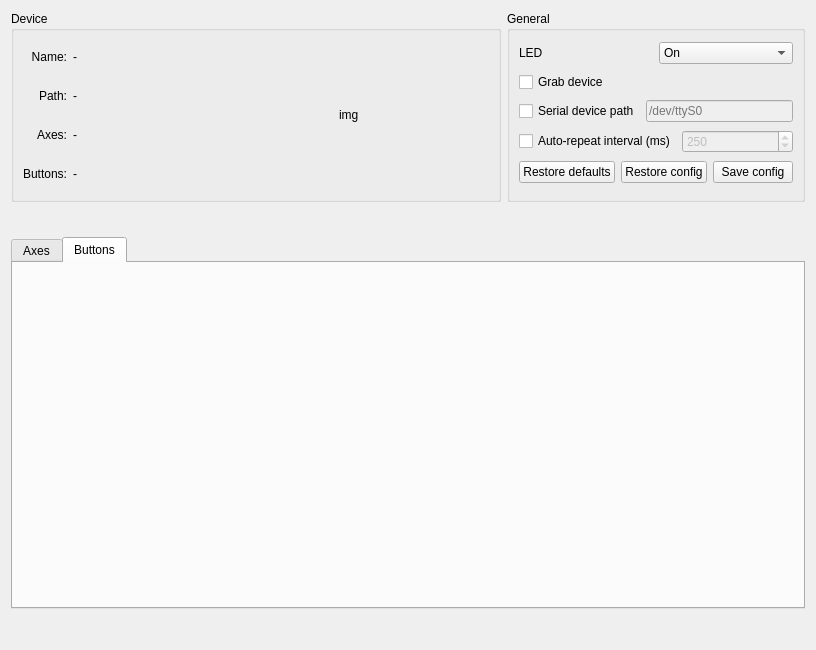
<?xml version="1.0" encoding="UTF-8"?>
<ui version="4.0">
 <class>win_main</class>
 <widget class="QWidget" name="win_main">
  <property name="geometry">
   <rect>
    <x>0</x>
    <y>0</y>
    <width>816</width>
    <height>650</height>
   </rect>
  </property>
  <property name="windowTitle">
   <string>Spacenav configuration</string>
  </property>
  <layout class="QVBoxLayout" name="verticalLayout_3">
   <item>
    <layout class="QHBoxLayout" name="horizontalLayout_6">
     <item>
      <widget class="QGroupBox" name="groupBox">
       <property name="sizePolicy">
        <sizepolicy hsizetype="Expanding" vsizetype="Preferred">
         <horstretch>0</horstretch>
         <verstretch>0</verstretch>
        </sizepolicy>
       </property>
       <property name="title">
        <string>Device</string>
       </property>
       <layout class="QHBoxLayout" name="horizontalLayout">
        <item>
         <layout class="QGridLayout" name="gridLayout">
          <item row="0" column="0">
           <widget class="QLabel" name="label">
            <property name="text">
             <string>Name:</string>
            </property>
            <property name="alignment">
             <set>Qt::AlignRight|Qt::AlignTrailing|Qt::AlignVCenter</set>
            </property>
           </widget>
          </item>
          <item row="0" column="1">
           <widget class="QLabel" name="lb_devname">
            <property name="sizePolicy">
             <sizepolicy hsizetype="Expanding" vsizetype="Preferred">
              <horstretch>0</horstretch>
              <verstretch>0</verstretch>
             </sizepolicy>
            </property>
            <property name="text">
             <string>-</string>
            </property>
            <property name="alignment">
             <set>Qt::AlignLeading|Qt::AlignLeft|Qt::AlignVCenter</set>
            </property>
           </widget>
          </item>
          <item row="1" column="0">
           <widget class="QLabel" name="label_2">
            <property name="text">
             <string>Path:</string>
            </property>
            <property name="alignment">
             <set>Qt::AlignRight|Qt::AlignTrailing|Qt::AlignVCenter</set>
            </property>
           </widget>
          </item>
          <item row="1" column="1">
           <widget class="QLabel" name="lb_devfile">
            <property name="text">
             <string>-</string>
            </property>
            <property name="alignment">
             <set>Qt::AlignLeading|Qt::AlignLeft|Qt::AlignVCenter</set>
            </property>
           </widget>
          </item>
          <item row="2" column="0">
           <widget class="QLabel" name="label_3">
            <property name="text">
             <string>Axes:</string>
            </property>
            <property name="alignment">
             <set>Qt::AlignRight|Qt::AlignTrailing|Qt::AlignVCenter</set>
            </property>
           </widget>
          </item>
          <item row="2" column="1">
           <widget class="QLabel" name="lb_numaxes">
            <property name="text">
             <string>-</string>
            </property>
            <property name="alignment">
             <set>Qt::AlignLeading|Qt::AlignLeft|Qt::AlignVCenter</set>
            </property>
           </widget>
          </item>
          <item row="3" column="0">
           <widget class="QLabel" name="label_4">
            <property name="text">
             <string>Buttons:</string>
            </property>
            <property name="alignment">
             <set>Qt::AlignRight|Qt::AlignTrailing|Qt::AlignVCenter</set>
            </property>
           </widget>
          </item>
          <item row="3" column="1">
           <widget class="QLabel" name="lb_numbn">
            <property name="text">
             <string>-</string>
            </property>
            <property name="alignment">
             <set>Qt::AlignLeading|Qt::AlignLeft|Qt::AlignVCenter</set>
            </property>
           </widget>
          </item>
         </layout>
        </item>
        <item>
         <widget class="QLabel" name="img_dev">
          <property name="minimumSize">
           <size>
            <width>150</width>
            <height>150</height>
           </size>
          </property>
          <property name="text">
           <string>img</string>
          </property>
         </widget>
        </item>
       </layout>
      </widget>
     </item>
     <item>
      <widget class="QGroupBox" name="groupBox_2">
       <property name="sizePolicy">
        <sizepolicy hsizetype="Maximum" vsizetype="Preferred">
         <horstretch>0</horstretch>
         <verstretch>0</verstretch>
        </sizepolicy>
       </property>
       <property name="title">
        <string>General</string>
       </property>
       <layout class="QVBoxLayout" name="verticalLayout_2">
        <item>
         <layout class="QHBoxLayout" name="horizontalLayout_3">
          <item>
           <widget class="QLabel" name="label_18">
            <property name="text">
             <string>LED</string>
            </property>
           </widget>
          </item>
          <item>
           <widget class="QComboBox" name="combo_led">
            <item>
             <property name="text">
              <string>On</string>
             </property>
            </item>
            <item>
             <property name="text">
              <string>Off</string>
             </property>
            </item>
            <item>
             <property name="text">
              <string>Auto</string>
             </property>
            </item>
           </widget>
          </item>
         </layout>
        </item>
        <item>
         <widget class="QCheckBox" name="chk_grab">
          <property name="toolTip">
           <string>grabbing the device, spacenavd will prevent other programs from using it directly</string>
          </property>
          <property name="text">
           <string>Grab device</string>
          </property>
         </widget>
        </item>
        <item>
         <layout class="QHBoxLayout" name="horizontalLayout_4">
          <item>
           <widget class="QCheckBox" name="chk_serial">
            <property name="toolTip">
             <string>Use a serial device (specify path)</string>
            </property>
            <property name="text">
             <string>Serial device path</string>
            </property>
           </widget>
          </item>
          <item>
           <widget class="QLineEdit" name="ed_serpath">
            <property name="enabled">
             <bool>false</bool>
            </property>
            <property name="placeholderText">
             <string notr="true">/dev/ttyS0</string>
            </property>
           </widget>
          </item>
         </layout>
        </item>
        <item>
         <layout class="QHBoxLayout" name="horizontalLayout_5">
          <item>
           <widget class="QCheckBox" name="chk_repeat">
            <property name="toolTip">
             <string>You probably don't need this. Most devices keep sending input when held off-center.</string>
            </property>
            <property name="text">
             <string>Auto-repeat interval (ms)</string>
            </property>
           </widget>
          </item>
          <item>
           <widget class="QSpinBox" name="spin_repeat">
            <property name="enabled">
             <bool>false</bool>
            </property>
            <property name="minimum">
             <number>10</number>
            </property>
            <property name="maximum">
             <number>1000</number>
            </property>
            <property name="value">
             <number>250</number>
            </property>
           </widget>
          </item>
         </layout>
        </item>
        <item>
         <layout class="QHBoxLayout" name="horizontalLayout_7">
          <item>
           <widget class="QPushButton" name="bn_loaddef">
            <property name="toolTip">
             <string>Reset to default configuration</string>
            </property>
            <property name="text">
             <string>Restore defaults</string>
            </property>
           </widget>
          </item>
          <item>
           <widget class="QPushButton" name="bn_loadcfg">
            <property name="toolTip">
             <string>Restore configuration from /etc/spnavrc</string>
            </property>
            <property name="text">
             <string>Restore config</string>
            </property>
           </widget>
          </item>
          <item>
           <widget class="QPushButton" name="bn_savecfg">
            <property name="toolTip">
             <string>Permanently save configuration to /etc/spnavrc</string>
            </property>
            <property name="text">
             <string>Save config</string>
            </property>
           </widget>
          </item>
         </layout>
        </item>
       </layout>
      </widget>
     </item>
    </layout>
   </item>
   <item>
    <spacer name="verticalSpacer_2">
     <property name="orientation">
      <enum>Qt::Vertical</enum>
     </property>
     <property name="sizeHint" stdset="0">
      <size>
       <width>20</width>
       <height>40</height>
      </size>
     </property>
    </spacer>
   </item>
   <item>
    <widget class="QTabWidget" name="tabWidget_2">
     <property name="currentIndex">
      <number>1</number>
     </property>
     <widget class="QWidget" name="tab_axes" native="true">
      <attribute name="title">
       <string>Axes</string>
      </attribute>
      <layout class="QVBoxLayout" name="verticalLayout">
       <item>
        <layout class="QHBoxLayout" name="horizontalLayout_2">
         <item>
          <widget class="QLabel" name="label_5">
           <property name="text">
            <string>Sensitivity</string>
           </property>
          </widget>
         </item>
         <item>
          <widget class="QSlider" name="slider_sens">
           <property name="toolTip">
            <string>Global sensitivity</string>
           </property>
           <property name="maximum">
            <number>60</number>
           </property>
           <property name="pageStep">
            <number>10</number>
           </property>
           <property name="orientation">
            <enum>Qt::Horizontal</enum>
           </property>
          </widget>
         </item>
         <item>
          <spacer name="horizontalSpacer">
           <property name="orientation">
            <enum>Qt::Horizontal</enum>
           </property>
           <property name="sizeHint" stdset="0">
            <size>
             <width>40</width>
             <height>20</height>
            </size>
           </property>
          </spacer>
         </item>
         <item>
          <widget class="QCheckBox" name="chk_swapyz">
           <property name="toolTip">
            <string>Swap the Y and Z axes (up/down - in/out)</string>
           </property>
           <property name="text">
            <string>Swap Y-Z</string>
           </property>
          </widget>
         </item>
        </layout>
       </item>
       <item>
        <widget class="QGroupBox" name="groupBox_3">
         <property name="title">
          <string>Translation</string>
         </property>
         <layout class="QGridLayout" name="gridLayout_2">
          <item row="0" column="2">
           <widget class="QLabel" name="label_9">
            <property name="text">
             <string>invert</string>
            </property>
           </widget>
          </item>
          <item row="0" column="3">
           <widget class="QLabel" name="label_10">
            <property name="text">
             <string>sensitivity</string>
            </property>
           </widget>
          </item>
          <item row="0" column="4">
           <widget class="QLabel" name="label_11">
            <property name="text">
             <string>device axis</string>
            </property>
           </widget>
          </item>
          <item row="1" column="0">
           <widget class="QLabel" name="label_6">
            <property name="text">
             <string>TX</string>
            </property>
            <property name="alignment">
             <set>Qt::AlignRight|Qt::AlignTrailing|Qt::AlignVCenter</set>
            </property>
           </widget>
          </item>
          <item row="1" column="1" rowspan="2">
           <widget class="QProgressBar" name="prog_tx">
            <property name="minimum">
             <number>-100</number>
            </property>
            <property name="value">
             <number>24</number>
            </property>
            <property name="invertedAppearance">
             <bool>false</bool>
            </property>
           </widget>
          </item>
          <item row="1" column="2" rowspan="2">
           <widget class="QCheckBox" name="chk_inv_tx">
            <property name="toolTip">
             <string>invert X axis translation</string>
            </property>
            <property name="text">
             <string/>
            </property>
           </widget>
          </item>
          <item row="1" column="3">
           <widget class="QSlider" name="slider_sens_tx">
            <property name="toolTip">
             <string>X axis translation sensitivity</string>
            </property>
            <property name="maximum">
             <number>60</number>
            </property>
            <property name="orientation">
             <enum>Qt::Horizontal</enum>
            </property>
           </widget>
          </item>
          <item row="1" column="4">
           <widget class="QComboBox" name="comvo_axismap_tx">
            <property name="toolTip">
             <string>Select which device axis affects X translation</string>
            </property>
           </widget>
          </item>
          <item row="2" column="4" rowspan="2">
           <widget class="QComboBox" name="comvo_axismap_ty">
            <property name="toolTip">
             <string>Select which device axis affects Y translation</string>
            </property>
           </widget>
          </item>
          <item row="3" column="0">
           <widget class="QLabel" name="label_7">
            <property name="text">
             <string>TY</string>
            </property>
            <property name="alignment">
             <set>Qt::AlignRight|Qt::AlignTrailing|Qt::AlignVCenter</set>
            </property>
           </widget>
          </item>
          <item row="3" column="1" rowspan="2">
           <widget class="QProgressBar" name="prog_ty">
            <property name="minimum">
             <number>-100</number>
            </property>
            <property name="value">
             <number>24</number>
            </property>
            <property name="invertedAppearance">
             <bool>false</bool>
            </property>
           </widget>
          </item>
          <item row="3" column="2" rowspan="2">
           <widget class="QCheckBox" name="chk_inv_ty">
            <property name="toolTip">
             <string>invert Y axis translation</string>
            </property>
            <property name="text">
             <string/>
            </property>
           </widget>
          </item>
          <item row="3" column="3">
           <widget class="QSlider" name="slider_sens_ty">
            <property name="toolTip">
             <string>Y axis translation sensitivity</string>
            </property>
            <property name="maximum">
             <number>60</number>
            </property>
            <property name="orientation">
             <enum>Qt::Horizontal</enum>
            </property>
           </widget>
          </item>
          <item row="4" column="4" rowspan="2">
           <widget class="QComboBox" name="comvo_axismap_tz">
            <property name="toolTip">
             <string>Select which device axis affects Z translation</string>
            </property>
           </widget>
          </item>
          <item row="5" column="0">
           <widget class="QLabel" name="label_8">
            <property name="text">
             <string>TZ</string>
            </property>
            <property name="alignment">
             <set>Qt::AlignRight|Qt::AlignTrailing|Qt::AlignVCenter</set>
            </property>
           </widget>
          </item>
          <item row="5" column="1">
           <widget class="QProgressBar" name="prog_tz">
            <property name="minimum">
             <number>-100</number>
            </property>
            <property name="value">
             <number>24</number>
            </property>
            <property name="invertedAppearance">
             <bool>false</bool>
            </property>
           </widget>
          </item>
          <item row="5" column="2">
           <widget class="QCheckBox" name="chk_inv_tz">
            <property name="toolTip">
             <string>invert Z axis translation</string>
            </property>
            <property name="text">
             <string/>
            </property>
           </widget>
          </item>
          <item row="5" column="3">
           <widget class="QSlider" name="slider_sens_tz">
            <property name="toolTip">
             <string>Z axis translation sensitivity</string>
            </property>
            <property name="maximum">
             <number>60</number>
            </property>
            <property name="orientation">
             <enum>Qt::Horizontal</enum>
            </property>
           </widget>
          </item>
         </layout>
        </widget>
       </item>
       <item>
        <widget class="QGroupBox" name="groupBox_4">
         <property name="title">
          <string>Rotation</string>
         </property>
         <layout class="QGridLayout" name="gridLayout_3">
          <item row="0" column="2">
           <widget class="QLabel" name="label_12">
            <property name="text">
             <string>invert</string>
            </property>
           </widget>
          </item>
          <item row="0" column="3">
           <widget class="QLabel" name="label_13">
            <property name="text">
             <string>sensitivity</string>
            </property>
           </widget>
          </item>
          <item row="0" column="4">
           <widget class="QLabel" name="label_14">
            <property name="text">
             <string>device axis</string>
            </property>
           </widget>
          </item>
          <item row="1" column="0">
           <widget class="QLabel" name="label_15">
            <property name="text">
             <string>RX</string>
            </property>
            <property name="alignment">
             <set>Qt::AlignRight|Qt::AlignTrailing|Qt::AlignVCenter</set>
            </property>
           </widget>
          </item>
          <item row="1" column="1" rowspan="2">
           <widget class="QProgressBar" name="prog_rx">
            <property name="minimum">
             <number>-100</number>
            </property>
            <property name="value">
             <number>24</number>
            </property>
            <property name="invertedAppearance">
             <bool>false</bool>
            </property>
           </widget>
          </item>
          <item row="1" column="2" rowspan="2">
           <widget class="QCheckBox" name="chk_inv_rx">
            <property name="toolTip">
             <string>invert X axis rotation</string>
            </property>
            <property name="text">
             <string/>
            </property>
           </widget>
          </item>
          <item row="1" column="3">
           <widget class="QSlider" name="slider_sens_rx">
            <property name="toolTip">
             <string>X axis rotation sensitivity</string>
            </property>
            <property name="maximum">
             <number>60</number>
            </property>
            <property name="orientation">
             <enum>Qt::Horizontal</enum>
            </property>
           </widget>
          </item>
          <item row="1" column="4">
           <widget class="QComboBox" name="comvo_axismap_rx">
            <property name="toolTip">
             <string>Select which device axis affects X rotation</string>
            </property>
           </widget>
          </item>
          <item row="2" column="4" rowspan="2">
           <widget class="QComboBox" name="comvo_axismap_ry">
            <property name="toolTip">
             <string>Select which device axis affects Y rotation</string>
            </property>
           </widget>
          </item>
          <item row="3" column="0">
           <widget class="QLabel" name="label_16">
            <property name="text">
             <string>RY</string>
            </property>
            <property name="alignment">
             <set>Qt::AlignRight|Qt::AlignTrailing|Qt::AlignVCenter</set>
            </property>
           </widget>
          </item>
          <item row="3" column="1" rowspan="2">
           <widget class="QProgressBar" name="prog_ry">
            <property name="minimum">
             <number>-100</number>
            </property>
            <property name="value">
             <number>24</number>
            </property>
            <property name="invertedAppearance">
             <bool>false</bool>
            </property>
           </widget>
          </item>
          <item row="3" column="2" rowspan="2">
           <widget class="QCheckBox" name="chk_inv_ry">
            <property name="toolTip">
             <string>invert Y axis rotation</string>
            </property>
            <property name="text">
             <string/>
            </property>
           </widget>
          </item>
          <item row="3" column="3">
           <widget class="QSlider" name="slider_sens_ry">
            <property name="toolTip">
             <string>Y axis rotation sensitivity</string>
            </property>
            <property name="maximum">
             <number>60</number>
            </property>
            <property name="orientation">
             <enum>Qt::Horizontal</enum>
            </property>
           </widget>
          </item>
          <item row="4" column="4" rowspan="2">
           <widget class="QComboBox" name="comvo_axismap_rz">
            <property name="toolTip">
             <string>Select which device axis affects Z rotation</string>
            </property>
           </widget>
          </item>
          <item row="5" column="0">
           <widget class="QLabel" name="label_17">
            <property name="text">
             <string>RZ</string>
            </property>
            <property name="alignment">
             <set>Qt::AlignRight|Qt::AlignTrailing|Qt::AlignVCenter</set>
            </property>
           </widget>
          </item>
          <item row="5" column="1">
           <widget class="QProgressBar" name="prog_rz">
            <property name="minimum">
             <number>-100</number>
            </property>
            <property name="value">
             <number>24</number>
            </property>
            <property name="invertedAppearance">
             <bool>false</bool>
            </property>
           </widget>
          </item>
          <item row="5" column="2">
           <widget class="QCheckBox" name="chk_inv_rz">
            <property name="toolTip">
             <string>invert Z axis rotation</string>
            </property>
            <property name="text">
             <string/>
            </property>
           </widget>
          </item>
          <item row="5" column="3">
           <widget class="QSlider" name="slider_sens_rz">
            <property name="toolTip">
             <string>Z axis rotation sensitivity</string>
            </property>
            <property name="maximum">
             <number>60</number>
            </property>
            <property name="orientation">
             <enum>Qt::Horizontal</enum>
            </property>
           </widget>
          </item>
         </layout>
        </widget>
       </item>
      </layout>
     </widget>
     <widget class="QWidget" name="tab_buttons">
      <attribute name="title">
       <string>Buttons</string>
      </attribute>
     </widget>
    </widget>
   </item>
   <item>
    <spacer name="verticalSpacer">
     <property name="orientation">
      <enum>Qt::Vertical</enum>
     </property>
     <property name="sizeHint" stdset="0">
      <size>
       <width>20</width>
       <height>40</height>
      </size>
     </property>
    </spacer>
   </item>
  </layout>
  <action name="act_savecfg">
   <property name="text">
    <string>Save config</string>
   </property>
   <property name="toolTip">
    <string>Permanently save configuration to /etc/spnavrc</string>
   </property>
   <property name="shortcut">
    <string>Ctrl+S</string>
   </property>
  </action>
  <action name="act_quit">
   <property name="text">
    <string>Quit</string>
   </property>
   <property name="toolTip">
    <string>Quit</string>
   </property>
   <property name="shortcut">
    <string>Ctrl+Q</string>
   </property>
  </action>
  <action name="act_loadcfg">
   <property name="text">
    <string>Restore configuration</string>
   </property>
   <property name="toolTip">
    <string>Restore configuration from /etc/spnavrc</string>
   </property>
  </action>
  <action name="act_loaddef">
   <property name="text">
    <string>Restore defaults</string>
   </property>
   <property name="toolTip">
    <string>Reset to default configuration</string>
   </property>
  </action>
 </widget>
 <resources/>
 <connections>
  <connection>
   <sender>chk_serial</sender>
   <signal>toggled(bool)</signal>
   <receiver>ed_serpath</receiver>
   <slot>setEnabled(bool)</slot>
   <hints>
    <hint type="sourcelabel">
     <x>592</x>
     <y>128</y>
    </hint>
    <hint type="destinationlabel">
     <x>632</x>
     <y>117</y>
    </hint>
   </hints>
  </connection>
  <connection>
   <sender>chk_repeat</sender>
   <signal>toggled(bool)</signal>
   <receiver>spin_repeat</receiver>
   <slot>setEnabled(bool)</slot>
   <hints>
    <hint type="sourcelabel">
     <x>609</x>
     <y>153</y>
    </hint>
    <hint type="destinationlabel">
     <x>685</x>
     <y>149</y>
    </hint>
   </hints>
  </connection>
 </connections>
</ui>
